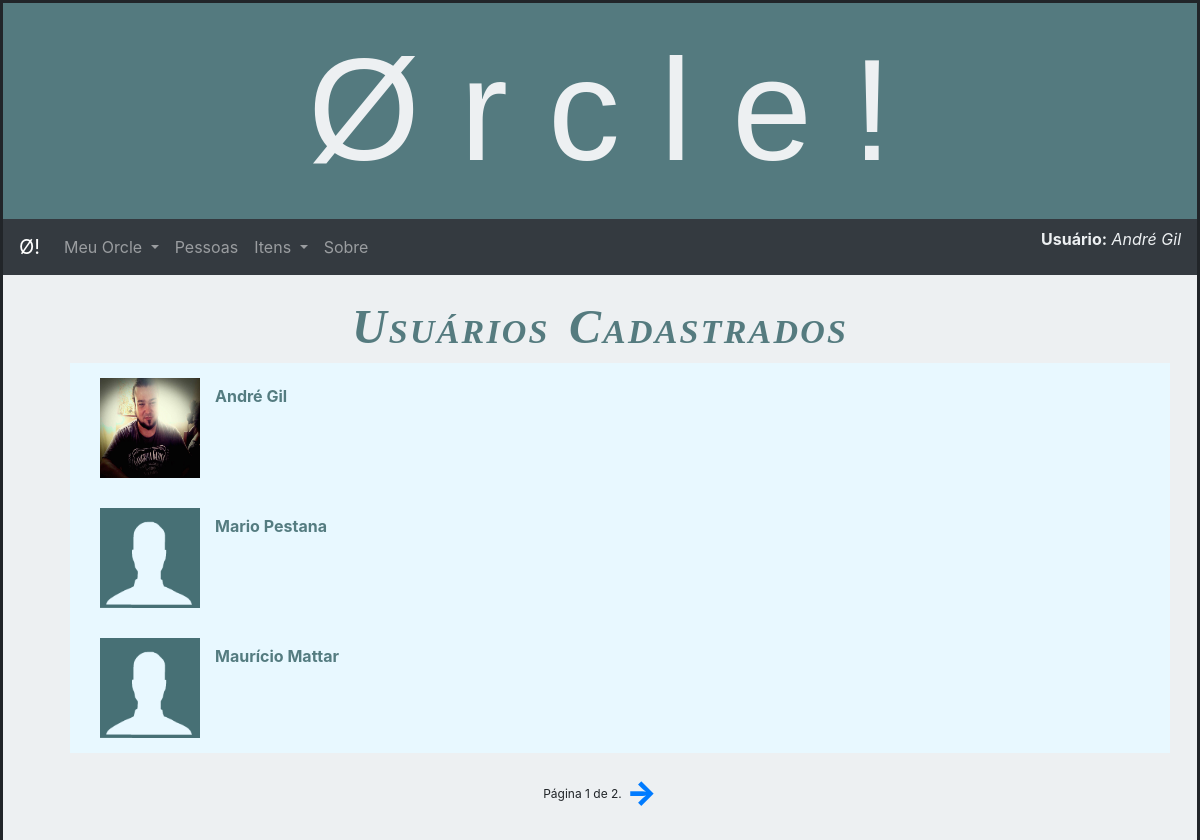
Page /borrows/pessoas/ (signed in) on the committed database.
### borrows/models.py (models this page shows)
class Profile(models.Model):
    user = models.OneToOneField(User, related_name='profile', on_delete=models.CASCADE, primary_key=True)
    dt_nasc = models.DateField("Data de Nascimento",null=True, blank=True)
    cep = models.CharField(max_length=8, help_text='Digite o CEP do seu endereço')
    cidade = models.CharField(max_length=200)
    estado = models.CharField(max_length=2)
    pais = models.CharField(max_length=50)
    foto = models.ImageField(upload_to = 'profile_pics', default = 'profile_pics/no-image-icon.png')
    def __str__(self):
        return f'{self.user.first_name} {self.user.last_name}'

### borrows/views.py (the view)
# urls.py: path('pessoas/', views.PessoaListView.as_view(), name='pessoas'),
class PessoaListView(LoginRequiredMixin, generic.ListView):
    model = Profile
    paginate_by = 3

### borrows/templates/borrows/profile_list.html (shortened to what this page needs)
{% extends "base_generic.html" %}
{% block menu %}
  {% include "menu-bootstrap.html" %}
{% endblock %}
{% block content %}
  <div class="row d-flex justify-content-center titulo_secao">
    <div class=".col-md-6 .offset-md-3 text-center">
        <span class="">Usuários Cadastrados</span>
    </div>
  </div>
  {% if profile_list %}
  <ul>
    {% for perfil in profile_list %}
      <li>
          <div class="row">
                <div class="col item_contenedor">
                    <img class="item_pic" src="{{ perfil.foto.url }}">
                    <a href="/borrows/pessoa/{{ perfil.user.id }}" >
                        <p class="nome_item">   {{ perfil }}</p>
                    </a>
                </div>
          </div>
      </li>
    {% endfor %}
  </ul>
  {% else %}
    <p>Nenhum Perfil disponível.</p>
  {% endif %}
  {% if is_paginated %}
  <div class="pagination">
      <span class="page-links">
          <span class="page-current">
              <sup>Página {{ page_obj.number }} de {{ page_obj.paginator.num_pages }}.</sup>
          </span>
          {% if page_obj.has_next %}
        <strong><a href="{{ request.path }}?page={{ page_obj.next_page_number }}"><span class="seta-pag">&#8594</span></a></strong>
          {% endif %}
      </span>
  </div>
  {% endif %}
{% endblock %}

### borrows/templates/menu-bootstrap.html (shortened to what this page needs)
<nav class="navbar navbar-expand-lg navbar-dark bg-dark">
    <a class="navbar-brand" href="{% url 'index' %}">&#216!</a>
    <div class="collapse navbar-collapse" id="conteudoNavbarSuportado">
        <ul class="navbar-nav mr-auto">
        <li class="nav-item dropdown">
            <a class="nav-link dropdown-toggle" id="navbarDropdown" role="button" data-toggle="dropdown" aria-haspopup="true" aria-expanded="false">
            Meu Orcle
            </a>
        </li>
        <li class="nav-item">
             <a class="nav-link" href="/borrows/pessoas">Pessoas</a>
        </li>
        <li class="nav-item dropdown">
                <a class="nav-link dropdown-toggle" id="navbarDropdown" role="button" data-toggle="dropdown" aria-haspopup="true" aria-expanded="false">
                Itens
                </a>
            </li>
        <li class="nav-item">
            <a class="nav-link" href="/borrows/sobre">Sobre</a>
        </li>
        </ul>
        <div class="float-right">
            <p style="color:#edf0f2;"> <strong>Usuário:</strong> <i>{{ user.get_full_name }}</p></i>
        </div>
    </div>
</nav>

### borrows/static/css/estilo.css (style rules this page uses)
ul { list-style: none; }
.titulo_secao { font-size: 3em; font-weight: 600; color: rgba(71, 112, 117, 0.918); font-family: "Times New Roman", Times, serif; letter-spacing: 2.2px; word-spacing: 5px; font-style: italic; font-variant: small-caps; text-transform: none; }
.item_pic { margin: 15px; width: 100px; height: 100px; float: left; vertical-align: middle; }
.item_contenedor { margin-top: 1%; height: 12%; max-height: 12%; min-height: 12%; width: 90%; margin: auto; background-color: #e8f8ff; color: rgba(71, 112, 117, 0.918); }
.item_contenedor a { color: rgba(71, 112, 117, 0.918); text-decoration: none; }
.item_contenedor .nome_item { margin-top: 2%; font-weight: 700; }
.pagination { display: flex; justify-content: center; }
.seta-pag { font-size: 2em; font-weight: 900; }

### rows in the picture
Profile: foto (picture), user_id.last_name "André Gil"
Profile: foto (placeholder picture), user_id.last_name "Mario Pestana"
Profile: foto (placeholder picture), user_id.last_name "Maurício Mattar"

### other values in the picture
{{ user.get_full_name }} "André Gil"
{{ page_obj.number }} "1"
{{ page_obj.paginator.num_pages }} "2"
